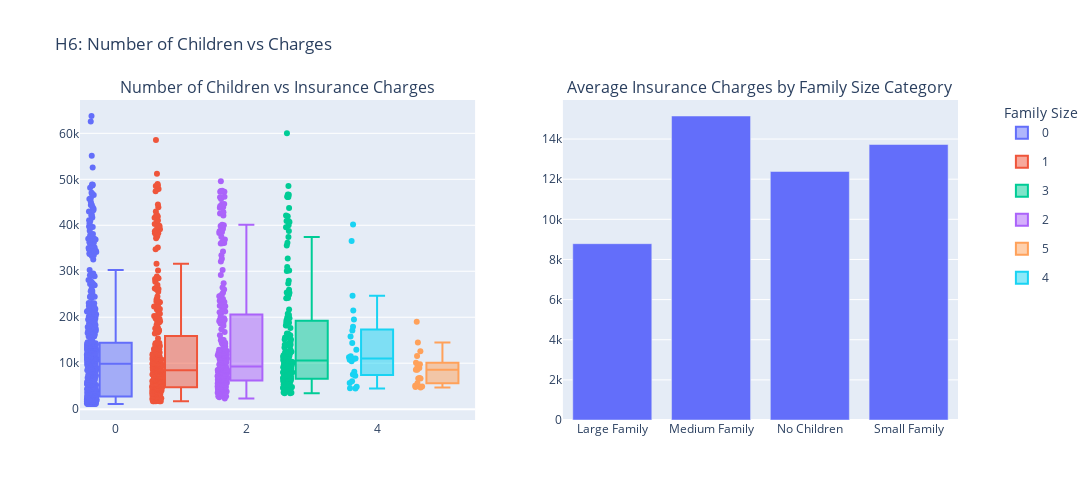

Write notebook code for a chart like this one.
### Markdown cell above
## Family Size vs Charges

### Code cell
fig = make_subplots(
    rows=1,
    cols=2,
    subplot_titles=[
        "Number of Children vs Insurance Charges",
        "Average Insurance Charges by Family Size Category"
    ]
)

scatter_fig = px.box(
    df,
    x='children',
    y='charges',
    color='children',
    points='all'
)

# Add scatter traces, only show legend for the first trace of each color
added_legends = set()
for trace in scatter_fig['data']:
    # Only show legend if we haven't added this name yet
    if trace.name in added_legends:
        trace.showlegend = False
    else:
        trace.showlegend = True
        added_legends.add(trace.name)
    fig.add_trace(trace, row=1, col=1)

# -----------------------------
# Grouped bar chart
# -----------------------------
charges_avg = df.groupby('family_size_category', observed=False)['charges'].mean().reset_index()
charges_avg.rename(columns={'charges': 'charges'}, inplace=True)
barchart_fig = px.bar(
    charges_avg,
    x='family_size_category',
    y='charges',
    labels={'family_size_category': 'Family Size Category', 'charges': 'Average Charges'},
    category_orders={'family_size_category': ['No Children', 'Small Family', 'Medium Family', 'Large Family']}
)

for trace in barchart_fig['data']:
    trace.showlegend = False # No legend needed for single variable
    fig.add_trace(trace, row=1, col=2)

# -----------------------------
# Layout adjustments
# -----------------------------
fig.update_layout(
    showlegend=True,
    legend=dict(
        title=dict(text="Family Size"), 
        x=1.05, 
        y=1
    ),
    height=500,
    width=1200,
    title_text=" H6: Number of Children vs Charges",
)
fig.write_html(figure_path / "children_charges_family_size_analysis.html")
fig.write_image(figure_path / "children_charges_family_size_analysis.png")
fig.show()

### Figure 1 — Plotly figure (JSON) as saved in the notebook; plotly's stock layout.template omitted (floating-point values rounded to 4 significant figures; data arrays with more than 128 entries replaced by an {"elided": "..."} marker saying what was removed)
{"data": [{"alignmentgroup": "True", "boxpoints": "all", "hovertemplate": "children=%{x}<br>charges=%{y}<extra></extra>", "legendgroup": "0", "marker": {"color": "#636efa"}, "name": "0", "notched": false, "offsetgroup": "0", "orientation": "v", "showlegend": true, "type": "box", "x": {"elided": "573 int values"}, "x0": " ", "xaxis": "x", "y": {"elided": "573 float values"}, "y0": " ", "yaxis": "y"}, {"alignmentgroup": "True", "boxpoints": "all", "hovertemplate": "children=%{x}<br>charges=%{y}<extra></extra>", "legendgroup": "1", "marker": {"color": "#EF553B"}, "name": "1", "notched": false, "offsetgroup": "1", "orientation": "v", "showlegend": true, "type": "box", "x": {"elided": "324 int values"}, "x0": " ", "xaxis": "x", "y": {"elided": "324 float values"}, "y0": " ", "yaxis": "y"}, {"alignmentgroup": "True", "boxpoints": "all", "hovertemplate": "children=%{x}<br>charges=%{y}<extra></extra>", "legendgroup": "3", "marker": {"color": "#00cc96"}, "name": "3", "notched": false, "offsetgroup": "3", "orientation": "v", "showlegend": true, "type": "box", "x": {"elided": "157 int values"}, "x0": " ", "xaxis": "x", "y": {"elided": "157 float values"}, "y0": " ", "yaxis": "y"}, {"alignmentgroup": "True", "boxpoints": "all", "hovertemplate": "children=%{x}<br>charges=%{y}<extra></extra>", "legendgroup": "2", "marker": {"color": "#ab63fa"}, "name": "2", "notched": false, "offsetgroup": "2", "orientation": "v", "showlegend": true, "type": "box", "x": {"elided": "240 int values"}, "x0": " ", "xaxis": "x", "y": {"elided": "240 float values"}, "y0": " ", "yaxis": "y"}, {"alignmentgroup": "True", "boxpoints": "all", "hovertemplate": "children=%{x}<br>charges=%{y}<extra></extra>", "legendgroup": "5", "marker": {"color": "#FFA15A"}, "name": "5", "notched": false, "offsetgroup": "5", "orientation": "v", "showlegend": true, "type": "box", "x": [5, 5, 5, 5, 5, 5, 5, 5, 5, 5, 5, 5, 5, 5, 5, 5, 5, 5], "x0": " ", "xaxis": "x", "y": [4688.0, 6799.0, 4831.0, 5080.0, 9789.0, 12590.0, 11550.0, 6666.0, 6654.0, 10100.0, 8966.0, 8597.0, 4915.0, 19020.0, 9222.0, 8582.0, 5615.0, 14480.0], "y0": " ", "yaxis": "y"}, {"alignmentgroup": "True", "boxpoints": "all", "hovertemplate": "children=%{x}<br>charges=%{y}<extra></extra>", "legendgroup": "4", "marker": {"color": "#19d3f3"}, "name": "4", "notched": false, "offsetgroup": "4", "orientation": "v", "showlegend": true, "type": "box", "x": [4, 4, 4, 4, 4, 4, 4, 4, 4, 4, 4, 4, 4, 4, 4, 4, 4, 4, 4, 4, 4, 4, 4, 4, 4], "x0": " ", "xaxis": "x", "y": [4505.0, 11030.0, 10410.0, 8163.0, 11520.0, 24670.0, 10980.0, 10740.0, 7512.0, 17940.0, 40180.0, 12950.0, 14390.0, 17130.0, 4878.0, 7244.0, 36580.0, 5709.0, 11300.0, 4561.0, 11020.0, 6059.0, 15830.0, 21470.0, 19500.0], "y0": " ", "yaxis": "y"}, {"hovertemplate": "Family Size Category=%{x}<br>Average Charges=%{y}<extra></extra>", "legendgroup": "", "marker": {"color": "#636efa", "pattern": {"shape": ""}}, "name": "", "orientation": "v", "showlegend": false, "textposition": "auto", "type": "bar", "x": ["Large Family", "Medium Family", "No Children", "Small Family"], "xaxis": "x2", "y": [8786.0, 15150.0, 12380.0, 13730.0], "yaxis": "y2"}], "layout": {"annotations": [{"font": {"size": 16}, "showarrow": false, "text": "Number of Children vs Insurance Charges", "x": 0.225, "xanchor": "center", "xref": "paper", "y": 1, "yanchor": "bottom", "yref": "paper"}, {"font": {"size": 16}, "showarrow": false, "text": "Average Insurance Charges by Family Size Category", "x": 0.775, "xanchor": "center", "xref": "paper", "y": 1, "yanchor": "bottom", "yref": "paper"}], "height": 500, "legend": {"title": {"text": "Family Size"}, "x": 1.05, "y": 1}, "showlegend": true, "title": {"text": " H6: Number of Children vs Charges"}, "width": 1200, "xaxis": {"anchor": "y", "domain": [0, 0.45]}, "xaxis2": {"anchor": "y2", "domain": [0.55, 1]}, "yaxis": {"anchor": "x", "domain": [0, 1]}, "yaxis2": {"anchor": "x2", "domain": [0, 1]}}}
